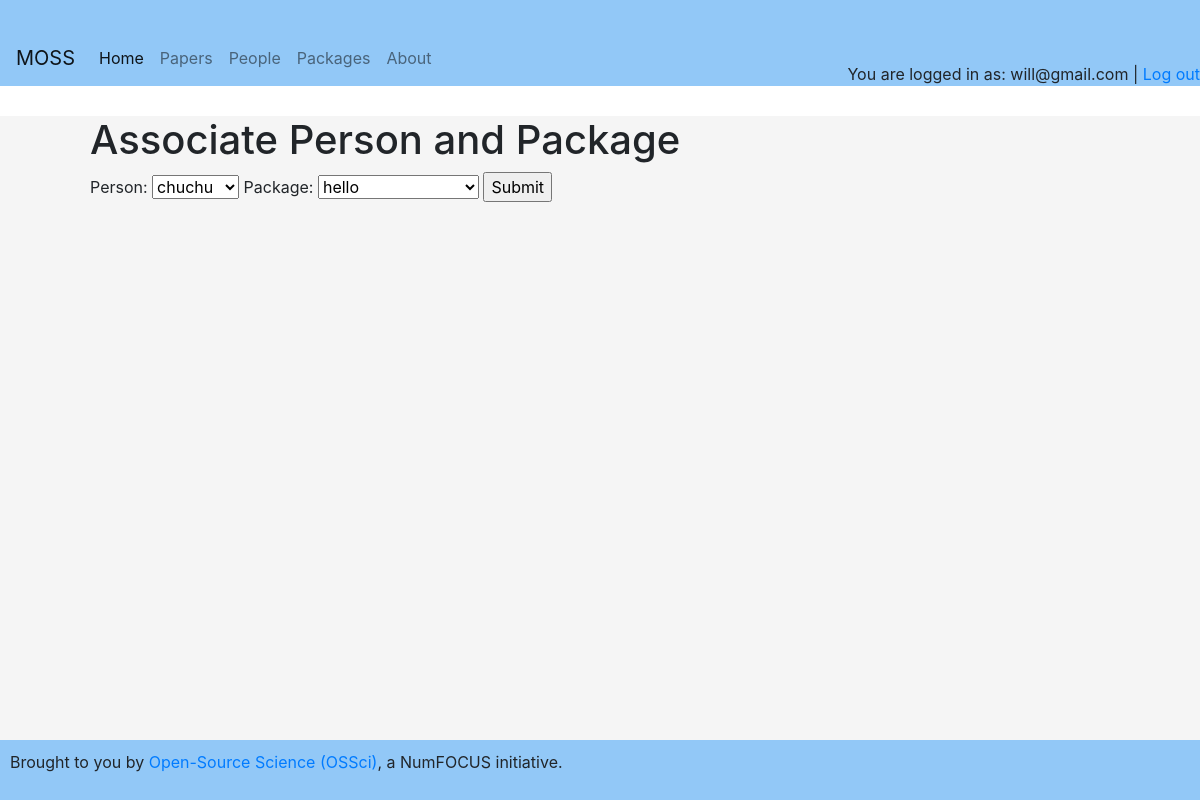
/associate-person-package (signed in), run on an earlier commit of the app's database.
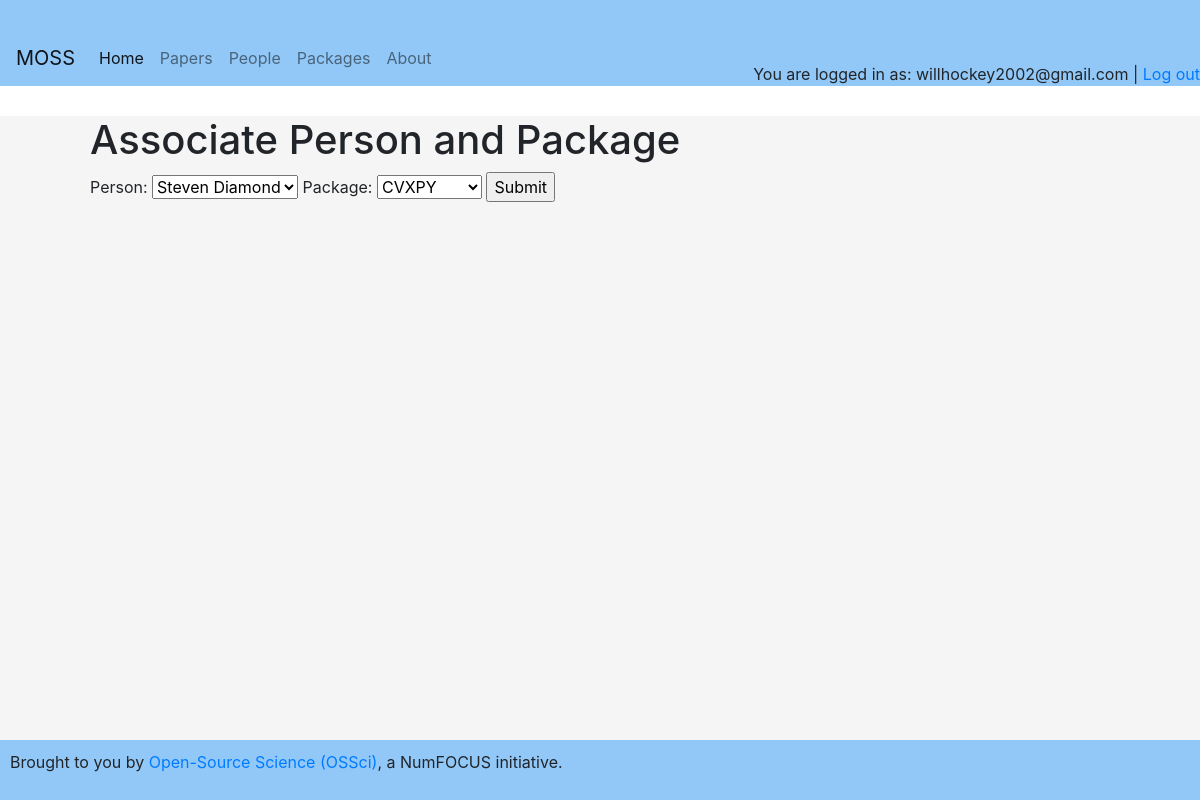
And on a later commit of the database.
### app.py (models this page shows)
class User(UserMixin, db.Model):
    id = db.Column(db.Integer, primary_key=True)
    email = db.Column(db.String(120), unique=True, nullable=False)
    password = db.Column(db.String(120), nullable=False)
    name = db.Column(db.String(120))
    bio = db.Column(db.String(500))
    url = db.Column(db.String(200))

### app.py (the view, shortened to what this page needs)
@app.route('/associate-person-package', methods=['GET', 'POST'])
def associate_person_package():
    persons = Person.query.all()
    tools = Tool.query.all()
    return render_template('associate_person_package.html', persons=persons, tools=tools)

### app.py (called while the page is built)
@app.context_processor
def inject_current_user():
    return dict(current_user=current_user)

@login_manager.user_loader
def load_user(user_id):
    return db.session.get(User, int(user_id))

### templates/associate_person_package.html
{% extends 'base.html' %}
{% block content %}
<h1>Associate Person and Package</h1>
<form action="/associate-person-package" method="POST">
  <label for="person-id">Person:</label>
  <select id="person-id" name="person-id">
    {% for person in persons %}
    <option value="{{ person.id }}">{{ person.name }}</option>
    {% endfor %}
  </select>
  <label for="tool-id">Package:</label>
  <select id="tool-id" name="tool-id">
    {% for tool in tools %}
    <option value="{{ tool.id }}">{{ tool.name }}</option>
    {% endfor %}
  </select>
  <input type="submit">
</form>
{% endblock %}

### templates/header.html (shortened to what this page needs)
<div class="header">
    <div class="header-left">
      <nav class="navbar navbar-expand-lg navbar-light" style="background-color: #92c8f7;">
        <a class="navbar-brand" href="{{ url_for('index') }}">MOSS</a>
        <div class="collapse navbar-collapse" id="navbarNav">
          <ul class="navbar-nav">
            <li class="nav-item active">
              <a class="nav-link" href="{{ url_for('index') }}">Home <span class="sr-only">(current)</span></a>
            </li>
            <li class="nav-item">
              <a class="nav-link" href="{{ url_for('articles') }}">Papers</a>
            </li>
            <li class="nav-item">
              <a class="nav-link" href="{{ url_for('persons') }}">People</a>
            </li>
            <li class="nav-item">
              <a class="nav-link" href="{{ url_for('tools') }}">Packages</a>
            </li>
            <li class="nav-item">
              <a class="nav-link" href="{{ url_for('about') }}">About</a>
            </li>
          </ul>
        </div>
      </nav>
    </div>
    {% if current_user.is_authenticated %}
    <div class="header-right">
      You are logged in as: {{ current_user.email }} | <a href="{{ url_for('logout') }}">Log out</a>
    </div>
  {% else %}
    <div class="header-right">
      <a href="{{ url_for('register') }}">Register</a> |
      <a href="{{ url_for('login') }}">Login</a>
    </div>
  {% endif %}
</div>

What changed in the data, as far as the page shows it:
changed User: email "will@gmail.com" → "willhockey2002@gmail.com"
Also different on the page:
form field person-id: "chuchu" → "Steven Diamond"
form field tool-id: "hello" → "CVXPY"
